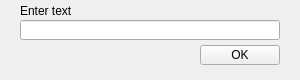
<?xml version="1.0" encoding="UTF-8"?>
<ui version="4.0">
 <class>TextWindow</class>
 <widget class="QFrame" name="TextWindow">
  <property name="geometry">
   <rect>
    <x>0</x>
    <y>0</y>
    <width>300</width>
    <height>80</height>
   </rect>
  </property>
  <property name="windowTitle">
   <string>Text</string>
  </property>
  <widget class="QLineEdit" name="textWindowText">
   <property name="geometry">
    <rect>
     <x>20</x>
     <y>20</y>
     <width>260</width>
     <height>20</height>
    </rect>
   </property>
  </widget>
  <widget class="QLabel" name="textWindowLabel">
   <property name="geometry">
    <rect>
     <x>20</x>
     <y>0</y>
     <width>60</width>
     <height>21</height>
    </rect>
   </property>
   <property name="text">
    <string>Enter text</string>
   </property>
  </widget>
  <widget class="QPushButton" name="textWindowOK">
   <property name="geometry">
    <rect>
     <x>200</x>
     <y>45</y>
     <width>80</width>
     <height>20</height>
    </rect>
   </property>
   <property name="text">
    <string>OK</string>
   </property>
  </widget>
 </widget>
 <resources/>
 <connections/>
</ui>
